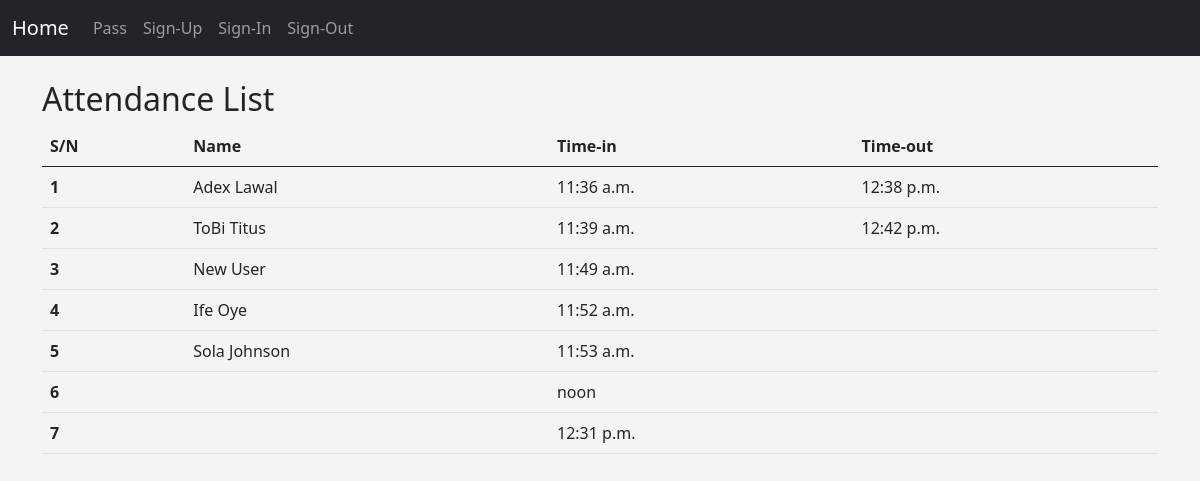
/accounts/attendance_list/ (signed in), run on the app's committed database.
### accounts/models.py (models this page shows, shortened)
class Attendance(models.Model):
    user = models.ForeignKey(CustomUser, on_delete=models.CASCADE)
    sign_in_time = models.TimeField(auto_now_add=True)
    sign_out_time = models.TimeField(blank=True, null=True)
    date = models.DateField()

class CustomUser(AbstractUser):
    first_name = models.CharField(max_length=50)
    last_name = models.CharField(max_length=50)
    department = models.CharField(max_length=100, blank=True, null=True)
    phone_number = models.CharField(max_length=15, blank=True, null=True)

### accounts/views.py (the view)
# urls.py: path('attendance_list/', views.attendance_list, name='attendance_list'),
def attendance_list(request):
    if request.user.is_authenticated:
        attendances = Attendance.objects.all()
        attendances = Attendance.objects.filter(date=timezone.now().date())
        return render(request, 'accounts/new_attendance_list.html', {'attendances': attendances})
    return redirect('login')

### accounts/templates/accounts/new_attendance_list.html
{% extends 'accounts/base.html' %}
{% block content %}
<h2>Attendance List</h2>
<table class="table">
  <thead>
    <tr>
      <th scope="col">S/N</th>
      <th scope="col">Name</th>
      <th scope="col">Time-in</th>
      <th scope="col">Time-out</th>
    </tr>
  </thead>
  <tbody>
  {% for attendance in attendances %}
    <tr>
    <th scope="row">{{ forloop.counter }}</th>
      <td>{{attendance.user.first_name}} {{attendance.user.last_name}}</td>
      <td>{{attendance.sign_in_time}}</td>
      {% if attendance.sign_out_time == None %}
      <td>{{ '  ' }}</td>
      {% else %}
      <td>{{attendance.sign_out_time }}</td>
      {% endif %}
      </tr>
    {% endfor %}
  </tbody>
</table>
{% endblock %}

### accounts/templates/accounts/base.html (style rules this page uses)
body { background: #f4f4f4; }

### data on the page
Attendance: user.first_name "Adex", user.last_name "Lawal", sign_in_time "11:36 a.m.", sign_out_time "12:38 p.m."
Attendance: user.first_name "ToBi", user.last_name "Titus", sign_in_time "11:39 a.m.", sign_out_time "12:42 p.m."
Attendance: user.first_name "New", user.last_name "User", sign_in_time "11:49 a.m."
Attendance: user.first_name "Ife", user.last_name "Oye", sign_in_time "11:52 a.m."
Attendance: user.first_name "Sola", user.last_name "Johnson", sign_in_time "11:53 a.m."
Attendance: sign_in_time "noon"
Attendance: sign_in_time "12:31 p.m."
